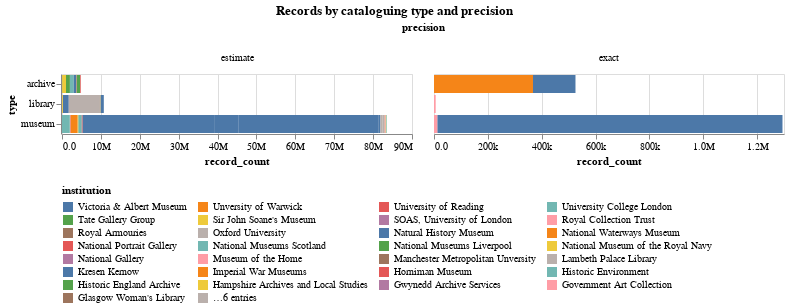

Notebook source saved alongside this figure:
### Markdown cell above
## Records by cataloguing type and precision

### Code cell
title = alt.TitleParams('Records by cataloguing type and precision', anchor='middle')
alt.Chart(records_data, title=title).mark_bar().encode(
    color=alt.Color('institution:N', sort='descending', legend=alt.Legend(orient='bottom',columns=4)),
    column='precision:O',
    x='record_count:Q',
    tooltip=['institution', 'record_count'],
    y='type:N',
).properties(width=350).resolve_scale(x='independent').configure(numberFormat='.2s')

### Figure 1 — Vega-Lite specification as saved in the notebook (floating-point values rounded to 4 significant figures)
{"config": {"view": {"continuousWidth": 300, "continuousHeight": 300}, "numberFormat": ".2s"}, "data": {"name": "data-5ce40cf9765744a229cc26ab8ec42a31"}, "mark": {"type": "bar"}, "encoding": {"color": {"field": "institution", "legend": {"columns": 4, "orient": "bottom"}, "sort": "descending", "type": "nominal"}, "column": {"field": "precision", "type": "ordinal"}, "tooltip": [{"field": "institution", "type": "nominal"}, {"field": "record_count", "type": "quantitative"}], "x": {"field": "record_count", "type": "quantitative"}, "y": {"field": "type", "type": "nominal"}}, "resolve": {"scale": {"x": "independent"}}, "title": {"text": "Records by cataloguing type and precision", "anchor": "middle"}, "width": 350, "$schema": "https://vega.github.io/schema/vega-lite/v5.17.0.json", "datasets": {"data-5ce40cf9765744a229cc26ab8ec42a31": [{"institution": "Oxford University", "subcollection": "History of Science Museum", "sector": "university", "type": "museum", "topic": "science", "precision": "estimate", "record_count": 33592}, {"institution": "Oxford University", "subcollection": "Museum of Natural History", "sector": "university", "type": "museum", "topic": "nature", "precision": "estimate", "record_count": 505745}, {"institution": "Oxford University", "subcollection": "Pitt Rivers Museum", "sector": "university", "type": "museum", "topic": "anthopology", "precision": "estimate", "record_count": 513107}, {"institution": "Durham University", "subcollection": "Oriental Museum", "sector": "university", "type": "museum", "topic": "art", "precision": "estimate", "record_count": 33234}, {"institution": "University College London", "subcollection": "Petrie Museum", "sector": "university", "type": "museum", "topic": "history", "precision": "estimate", "record_count": 83455}, {"institution": "University College London", "subcollection": "UCL Art Museum", "sector": "university", "type": "museum", "topic": "art", "precision": "estimate", "record_count": 10712}, {"institution": "University College London", "subcollection": "UCL Pathology Collection", "sector": "university", "type": "museum", "topic": "medicine", "precision": "estimate", "record_count": 8817}, {"institution": "University College London", "subcollection": "UCL Pathology Collection", "sector": "university", "type": "museum", "topic": "science", "precision": "estimate", "record_count": 1462}, {"institution": "Glasgow Woman's Library", "subcollection": "Museum Collections", "sector": "library", "type": "museum", "topic": "mixed", "precision": "estimate", "record_count": 3567}, {"institution": "National Museum of the Royal Navy", "subcollection": "Museum Collection", "sector": "national-institution", "type": "museum", "topic": "architecture", "precision": "estimate", "record_count": 195690}, {"institution": "National Museums Scotland", "subcollection": "Museum Collection", "sector": "national-institution", "type": "museum", "topic": "architecture", "precision": "estimate", "record_count": 820000}, {"institution": "National Waterways Museum", "subcollection": "Museum Collection", "sector": "national-institution", "type": "museum", "topic": "transport", "precision": "estimate", "record_count": 4574}, {"institution": "Royal Collection Trust", "subcollection": "Museum Collection", "sector": "national-institution", "type": "museum", "topic": "transport", "precision": "estimate", "record_count": 289520}, {"institution": "Government Art Collection", "subcollection": "Museum Collection", "sector": "national-institution", "type": "museum", "topic": "transport", "precision": "estimate", "record_count": 15247}, {"institution": "Courtauld Gallery", "subcollection": "Museum Collection", "sector": "independent", "type": "museum", "topic": "transport", "precision": "estimate", "record_count": 33501}, {"institution": "Dulwich Picture Gallery", "subcollection": "Museum Collection", "sector": "independent", "type": "museum", "topic": "transport", "precision": "estimate", "record_count": 33501}, {"institution": "Dundee Heritage Trust", "subcollection": "Martime", "sector": "regional", "type": "museum", "topic": "maritime", "precision": "estimate", "record_count": 2411}, {"institution": "Dundee Heritage Trust", "subcollection": "Textiles", "sector": "regional", "type": "museum", "topic": "fashion", "precision": "estimate", "record_count": 5864}, {"institution": "Dundee Heritage Trust", "subcollection": "Dundee and Social History", "sector": "regional", "type": "museum", "topic": "social", "precision": "estimate", "record_count": 317}, {"institution": "Victoria & Albert Museum", "subcollection": "Victoria & Albert Museum", "sector": "dcms", "type": "museum", "topic": "art", "precision": "exact", "record_count": 1282171}, {"institution": "Museum of the Home", "subcollection": "Museum of the Home", "sector": "dcms", "type": "museum", "topic": "history", "precision": "exact", "record_count": 12200}, {"institution": "Horniman Museum", "subcollection": "Museum Collection", "sector": "dcms", "type": "museum", "topic": "history", "precision": "estimate", "record_count": 132612}, {"institution": "Imperial War Museums", "subcollection": "Museum Collection", "sector": "dcms", "type": "museum", "topic": "history", "precision": "estimate", "record_count": 1737698}, {"institution": "National Gallery", "subcollection": "Museum Collection", "sector": "dcms", "type": "museum", "topic": "history", "precision": "estimate", "record_count": 2626}, {"institution": "National Museums Liverpool", "subcollection": "Museum Collection", "sector": "dcms", "type": "museum", "topic": "history", "precision": "estimate", "record_count": 73682}, {"institution": "National Portrait Gallery", "subcollection": "Museum Collection", "sector": "dcms", "type": "museum", "topic": "history", "precision": "estimate", "record_count": 220000}, {"institution": "Natural History Museum", "subcollection": "Entomology collections", "sector": "dcms", "type": "museum", "topic": "nature", "precision": "estimate", "record_count": 34000000}, {"institution": "Natural History Museum", "subcollection": "Botany collections", "sector": "dcms", "type": "museum", "topic": "nature", "precision": "estimate", "record_count": 6000000}, {"institution": "Natural History Museum", "subcollection": "Zooology collections", "sector": "dcms", "type": "museum", "topic": "nature", "precision": "estimate", "record_count": 29000000}, {"institution": "Natural History Museum", "subcollection": "Palaeontology collections", "sector": "dcms", "type": "museum", "topic": "nature", "precision": "estimate", "record_count": 7000000}, {"institution": "Natural History Museum", "subcollection": "Mineralogy collections", "sector": "dcms", "type": "museum", "topic": "nature", "precision": "estimate", "record_count": 500000}, {"institution": "Natural History Museum", "subcollection": "Library and archive collections", "sector": "dcms", "type": "library", "topic": "nature", "precision": "estimate", "record_count": 1500000}, {"institution": "Royal Armouries", "subcollection": "Museum Collection", "sector": "dcms", "type": "museum", "topic": "nature", "precision": "estimate", "record_count": 65627}, {"institution": "Sir John Soane's Museum", "subcollection": "Museum Collection", "sector": "dcms", "type": "museum", "topic": "nature", "precision": "estimate", "record_count": 57164}, {"institution": "Tate Gallery Group", "subcollection": "Museum Collection", "sector": "dcms", "type": "museum", "topic": "nature", "precision": "estimate", "record_count": 79236}, {"institution": "British Museum", "subcollection": "Museum Collection", "sector": "dcms", "type": "museum", "topic": "nature", "precision": "estimate", "record_count": 2000000}, {"institution": "Oxford University", "subcollection": "History of Science Museum", "sector": "university", "type": "museum", "topic": "science", "precision": "estimate", "record_count": 21011}, {"institution": "Oxford University", "subcollection": "Bodleian Library", "sector": "university", "type": "library", "topic": "national", "precision": "estimate", "record_count": 8000000}, {"institution": "Manchester Metropolitan Unversity", "subcollection": "Special Collections", "sector": "university", "type": "library", "topic": "mixed", "precision": "estimate", "record_count": 28600}, {"institution": "SOAS, University of London", "subcollection": "Special Collections", "sector": "university", "type": "library", "topic": "mixed", "precision": "estimate", "record_count": 40337}, {"institution": "University of Reading", "subcollection": "Library Collection", "sector": "university", "type": "library", "topic": "history", "precision": "estimate", "record_count": 0}, {"institution": "Lambeth Palace Library", "subcollection": "Sion College Collections", "sector": "library", "type": "library", "topic": "theology", "precision": "estimate", "record_count": 15000}, {"institution": "National Museum of the Royal Navy", "subcollection": "Library Collection", "sector": "national-institution", "type": "library", "topic": "architecture", "precision": "estimate", "record_count": 195690}, {"institution": "Victoria & Albert Museum", "subcollection": "National Art Library", "sector": "dcms", "type": "library", "topic": "art", "precision": "estimate", "record_count": 849000}, {"institution": "Museum of the Home", "subcollection": "Library Collection", "sector": "dcms", "type": "library", "topic": "history", "precision": "exact", "record_count": 6290}, {"institution": "Royal Armouries", "subcollection": "Library Collection", "sector": "dcms", "type": "library", "topic": "nature", "precision": "estimate", "record_count": 65627}, {"institution": "Sir John Soane's Museum", "subcollection": "Library Collection", "sector": "dcms", "type": "library", "topic": "nature", "precision": "estimate", "record_count": 57164}, {"institution": "Unversity of Warwick", "subcollection": "Modern Records Centre", "sector": "university", "type": "archive", "topic": "mixed", "precision": "exact", "record_count": 367655}, {"institution": "University of Reading", "subcollection": "Archive Collection", "sector": "university", "type": "archive", "topic": "history", "precision": "estimate", "record_count": 186216}, {"institution": "National Waterways Museum", "subcollection": "Archive Collection", "sector": "national-institution", "type": "archive", "topic": "transport", "precision": "estimate", "record_count": 53195}, {"institution": "Historic England Archive", "subcollection": "Archive Collection", "sector": "national-institution", "type": "archive", "topic": "transport", "precision": "estimate", "record_count": 1000000}, {"institution": "Historic Environment", "subcollection": "Archive Collection", "sector": "national-institution", "type": "archive", "topic": "transport", "precision": "estimate", "record_count": 1000000}, {"institution": "Gwynedd Archive Services", "subcollection": "Archive Collection", "sector": "archives", "type": "archive", "topic": "transport", "precision": "estimate", "record_count": 12000}, {"institution": "Hampshire Archives and Local Studies", "subcollection": "Archive Collection", "sector": "archives", "type": "archive", "topic": "transport", "precision": "estimate", "record_count": 1000000}, {"institution": "Kresen Kernow", "subcollection": "Archive Collection", "sector": "archives", "type": "archive", "topic": "transport", "precision": "estimate", "record_count": 614909}, {"institution": "Bradford District Museums & Galleries", "subcollection": "Photographic Archive", "sector": "regional", "type": "archive", "topic": "mixed", "precision": "estimate", "record_count": 21878}, {"institution": "Victoria & Albert Museum", "subcollection": "Victoria & Albert Museum Archives", "sector": "dcms", "type": "archive", "topic": "art", "precision": "exact", "record_count": 157835}, {"institution": "Royal Armouries", "subcollection": "Archive Collection", "sector": "dcms", "type": "archive", "topic": "nature", "precision": "estimate", "record_count": 130130}, {"institution": "Sir John Soane's Museum", "subcollection": "Archive Collection", "sector": "dcms", "type": "archive", "topic": "nature", "precision": "estimate", "record_count": 0}, {"institution": "Tate Gallery Group", "subcollection": "Archive Collection", "sector": "dcms", "type": "archive", "topic": "nature", "precision": "estimate", "record_count": 807060}]}}
